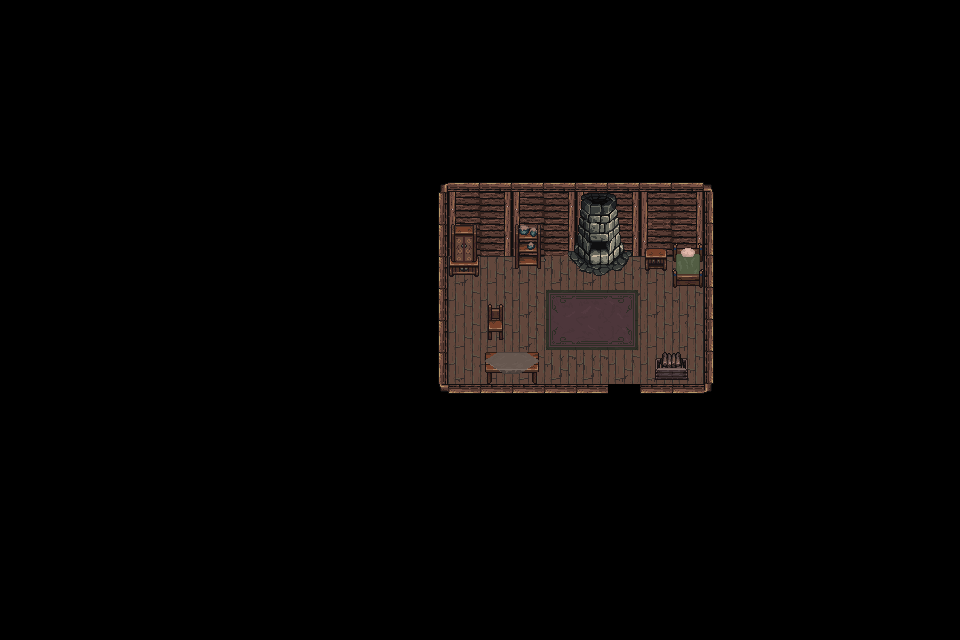

Below is a game level as drawn by its tile map, then a one-line description and the .tmx that defines it (tile-layer data replaced by summaries):
An orthogonal 30x20 tile map with 32x32 px tiles, 6 tile layers (Lattia, Matto, Ovi, Sisustukset, ...), 6 tilesets.

<map version="1.10" tiledversion="1.10.2" orientation="orthogonal" renderorder="right-down" width="30" height="20" tilewidth="32" tileheight="32" infinite="0" nextlayerid="7" nextobjectid="1">
 <tileset firstgid="1" source="../Game sprites/World Sprites/Castle interior x exterior/castle_interriors.tsx" />
 <tileset firstgid="1321" source="../Game sprites/World Sprites/Houses_Pack/houses.tsx" />
 <tileset firstgid="2345" source="../Game sprites/World Sprites/House interior/furniture.tsx" />
 <tileset firstgid="2601" source="../Game sprites/World Sprites/House interior/interiors.tsx" />
 <tileset firstgid="3625" source="../Game sprites/World Sprites/House interior/decorative_props.tsx" />
 <tileset firstgid="3881" source="../Game sprites/World Sprites/Castle interior x exterior/Anim/torch.tsx" />
 <layer id="2" name="Lattia" width="30" height="20">
  <data>[600 cells, 41 non-empty, 11 distinct tile ids]</data>
 </layer>
 <layer id="6" name="Matto" width="30" height="20">
  <data>[600 cells, 6 non-empty, 6 distinct tile ids]</data>
 </layer>
 <layer id="4" name="Ovi" width="30" height="20">
  <data>[600 cells, 0 non-empty, 0 distinct tile ids]</data>
 </layer>
 <layer id="3" name="Sisustukset" width="30" height="20">
  <data>[600 cells, 23 non-empty, 23 distinct tile ids]</data>
 </layer>
 <layer id="1" name="Seinä" width="30" height="20">
  <data>[600 cells, 38 non-empty, 3 distinct tile ids]</data>
 </layer>
 <layer id="5" name="Sisustukset layer 2" width="30" height="20">
  <data>[600 cells, 6 non-empty, 6 distinct tile ids]</data>
 </layer>
</map>
